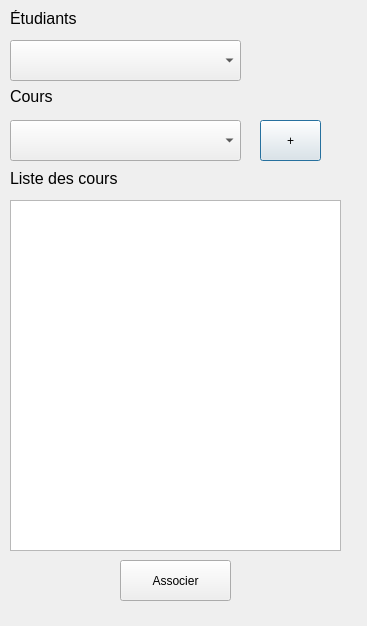
<?xml version="1.0" encoding="UTF-8"?>
<ui version="4.0">
 <class>Dialog</class>
 <widget class="QDialog" name="Dialog">
  <property name="geometry">
   <rect>
    <x>0</x>
    <y>0</y>
    <width>367</width>
    <height>626</height>
   </rect>
  </property>
  <property name="windowTitle">
   <string>Dialog</string>
  </property>
  <widget class="QLabel" name="labelEtudiant">
   <property name="geometry">
    <rect>
     <x>10</x>
     <y>10</y>
     <width>71</width>
     <height>16</height>
    </rect>
   </property>
   <property name="font">
    <font>
     <pointsize>12</pointsize>
    </font>
   </property>
   <property name="text">
    <string>Étudiants</string>
   </property>
  </widget>
  <widget class="QLabel" name="labelCours">
   <property name="geometry">
    <rect>
     <x>10</x>
     <y>90</y>
     <width>47</width>
     <height>13</height>
    </rect>
   </property>
   <property name="font">
    <font>
     <pointsize>12</pointsize>
    </font>
   </property>
   <property name="text">
    <string>Cours</string>
   </property>
  </widget>
  <widget class="QLabel" name="labelListe">
   <property name="geometry">
    <rect>
     <x>10</x>
     <y>170</y>
     <width>111</width>
     <height>16</height>
    </rect>
   </property>
   <property name="font">
    <font>
     <pointsize>12</pointsize>
    </font>
   </property>
   <property name="text">
    <string>Liste des cours</string>
   </property>
  </widget>
  <widget class="QPushButton" name="pushButtonAjouter">
   <property name="geometry">
    <rect>
     <x>260</x>
     <y>120</y>
     <width>61</width>
     <height>41</height>
    </rect>
   </property>
   <property name="text">
    <string>+</string>
   </property>
  </widget>
  <widget class="QComboBox" name="comboBoxEtudiant">
   <property name="geometry">
    <rect>
     <x>10</x>
     <y>40</y>
     <width>231</width>
     <height>41</height>
    </rect>
   </property>
  </widget>
  <widget class="QComboBox" name="comboBoxCours">
   <property name="geometry">
    <rect>
     <x>10</x>
     <y>120</y>
     <width>231</width>
     <height>41</height>
    </rect>
   </property>
  </widget>
  <widget class="QListView" name="listViewCours">
   <property name="geometry">
    <rect>
     <x>10</x>
     <y>200</y>
     <width>331</width>
     <height>351</height>
    </rect>
   </property>
  </widget>
  <widget class="QPushButton" name="pushButtonAssocier">
   <property name="geometry">
    <rect>
     <x>120</x>
     <y>560</y>
     <width>111</width>
     <height>41</height>
    </rect>
   </property>
   <property name="text">
    <string>Associer</string>
   </property>
  </widget>
  <widget class="QLabel" name="labelErreur">
   <property name="geometry">
    <rect>
     <x>246</x>
     <y>10</y>
     <width>101</width>
     <height>16</height>
    </rect>
   </property>
   <property name="text">
    <string/>
   </property>
  </widget>
 </widget>
 <resources/>
 <connections/>
</ui>
